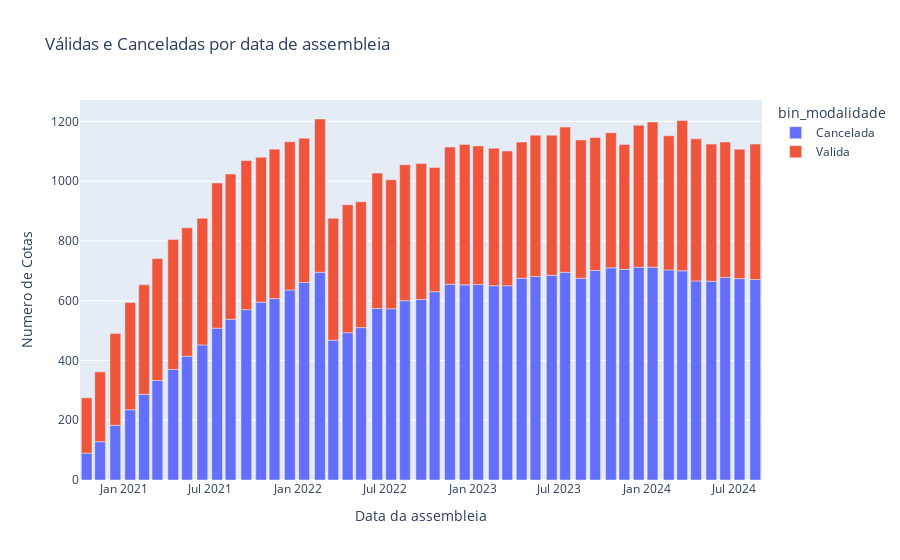

The code cell stored with this chart in its notebook:
### Code cell
# uma seq. contemplacao por cota
df_chart = df[['data_assembleia', 'modalidade', 'str_cota']]
df_chart["bin_modalidade"] = df_chart["modalidade"].apply(lambda x: "Cancelada" if x == "Sort. Canceladas" else "Valida")
df_chart = (
    df_chart
    .groupby(["data_assembleia", "bin_modalidade"])
    .count()
    .reset_index()
    .sort_values("str_cota", ascending=False)
)
fig = px.bar(
    df_chart,
    x="data_assembleia",
    y="str_cota",
    color="bin_modalidade",
    labels={"data_assembleia": "Data da assembleia", "str_cota": "Numero de Cotas"},
    title=f"Válidas e Canceladas por data de assembleia",
)
fig.show()

### Figure 1 — Plotly figure (JSON) as saved in the notebook; plotly's stock layout.template omitted (floating-point values rounded to 4 significant figures)
{"data": [{"alignmentgroup": "True", "hovertemplate": "bin_modalidade=Cancelada<br>Data da assembleia=%{x}<br>Numero de Cotas=%{y}<extra></extra>", "legendgroup": "Cancelada", "marker": {"color": "#636efa", "pattern": {"shape": ""}}, "name": "Cancelada", "offsetgroup": "Cancelada", "orientation": "v", "showlegend": true, "textposition": "auto", "type": "bar", "x": ["2023-12-14T00:00:00", "2024-01-12T00:00:00", "2023-10-17T00:00:00", "2023-11-14T00:00:00", "2024-02-15T00:00:00", "2023-09-14T00:00:00", "2024-03-14T00:00:00", "2022-02-15T00:00:00", "2023-07-13T00:00:00", "2023-06-15T00:00:00", "2023-05-12T00:00:00", "2024-06-12T00:00:00", "2023-04-13T00:00:00", "2023-08-15T00:00:00", "2024-07-12T00:00:00", "2024-08-14T00:00:00", "2024-04-12T00:00:00", "2024-05-14T00:00:00", "2022-01-13T00:00:00", "2022-11-14T00:00:00", "2023-01-12T00:00:00", "2022-12-15T00:00:00", "2023-02-14T00:00:00", "2023-03-14T00:00:00", "2021-12-14T00:00:00", "2022-10-13T00:00:00", "2021-11-12T00:00:00", "2022-09-15T00:00:00", "2022-08-12T00:00:00", "2021-10-15T00:00:00", "2022-06-15T00:00:00", "2022-07-14T00:00:00", "2021-09-14T00:00:00", "2021-08-12T00:00:00", "2022-05-12T00:00:00", "2021-07-15T00:00:00", "2022-04-14T00:00:00", "2022-03-15T00:00:00", "2021-06-14T00:00:00", "2021-05-13T00:00:00", "2021-04-14T00:00:00", "2021-03-12T00:00:00", "2021-02-12T00:00:00", "2021-01-14T00:00:00", "2020-12-14T00:00:00", "2020-11-12T00:00:00", "2020-10-15T00:00:00"], "xaxis": "x", "y": [712, 712, 710, 705, 703, 701, 700, 695, 695, 685, 681, 678, 675, 675, 674, 671, 666, 665, 661, 655, 654, 653, 650, 650, 636, 630, 607, 604, 600, 595, 574, 573, 570, 538, 510, 508, 493, 468, 452, 414, 370, 333, 287, 235, 183, 128, 90], "yaxis": "y"}, {"alignmentgroup": "True", "hovertemplate": "bin_modalidade=Valida<br>Data da assembleia=%{x}<br>Numero de Cotas=%{y}<extra></extra>", "legendgroup": "Valida", "marker": {"color": "#EF553B", "pattern": {"shape": ""}}, "name": "Valida", "offsetgroup": "Valida", "orientation": "v", "showlegend": true, "textposition": "auto", "type": "bar", "x": ["2022-02-15T00:00:00", "2024-03-14T00:00:00", "2021-11-12T00:00:00", "2021-09-14T00:00:00", "2021-12-14T00:00:00", "2021-08-12T00:00:00", "2024-01-12T00:00:00", "2023-07-13T00:00:00", "2021-07-15T00:00:00", "2021-10-15T00:00:00", "2022-01-13T00:00:00", "2024-04-12T00:00:00", "2023-12-14T00:00:00", "2023-05-12T00:00:00", "2022-12-15T00:00:00", "2023-06-15T00:00:00", "2023-01-12T00:00:00", "2023-08-15T00:00:00", "2023-02-14T00:00:00", "2024-05-14T00:00:00", "2022-11-14T00:00:00", "2023-04-13T00:00:00", "2022-08-12T00:00:00", "2022-09-15T00:00:00", "2022-06-15T00:00:00", "2024-08-14T00:00:00", "2024-06-12T00:00:00", "2023-10-17T00:00:00", "2023-03-14T00:00:00", "2024-02-15T00:00:00", "2023-09-14T00:00:00", "2021-04-14T00:00:00", "2024-07-12T00:00:00", "2022-07-14T00:00:00", "2021-05-13T00:00:00", "2022-04-14T00:00:00", "2021-06-14T00:00:00", "2022-05-12T00:00:00", "2023-11-14T00:00:00", "2022-10-13T00:00:00", "2021-03-12T00:00:00", "2022-03-15T00:00:00", "2021-02-12T00:00:00", "2021-01-14T00:00:00", "2020-12-14T00:00:00", "2020-11-12T00:00:00", "2020-10-15T00:00:00"], "xaxis": "x", "y": [513, 503, 500, 499, 496, 486, 486, 486, 486, 485, 483, 476, 475, 473, 470, 469, 464, 463, 460, 459, 459, 456, 455, 455, 453, 453, 453, 452, 451, 449, 445, 435, 433, 432, 430, 428, 424, 421, 418, 416, 408, 408, 366, 359, 307, 234, 185], "yaxis": "y"}], "layout": {"barmode": "relative", "legend": {"title": {"text": "bin_modalidade"}, "tracegroupgap": 0}, "title": {"text": "Válidas e Canceladas por data de assembleia"}, "xaxis": {"anchor": "y", "domain": [0, 1], "title": {"text": "Data da assembleia"}}, "yaxis": {"anchor": "x", "domain": [0, 1], "title": {"text": "Numero de Cotas"}}}}
